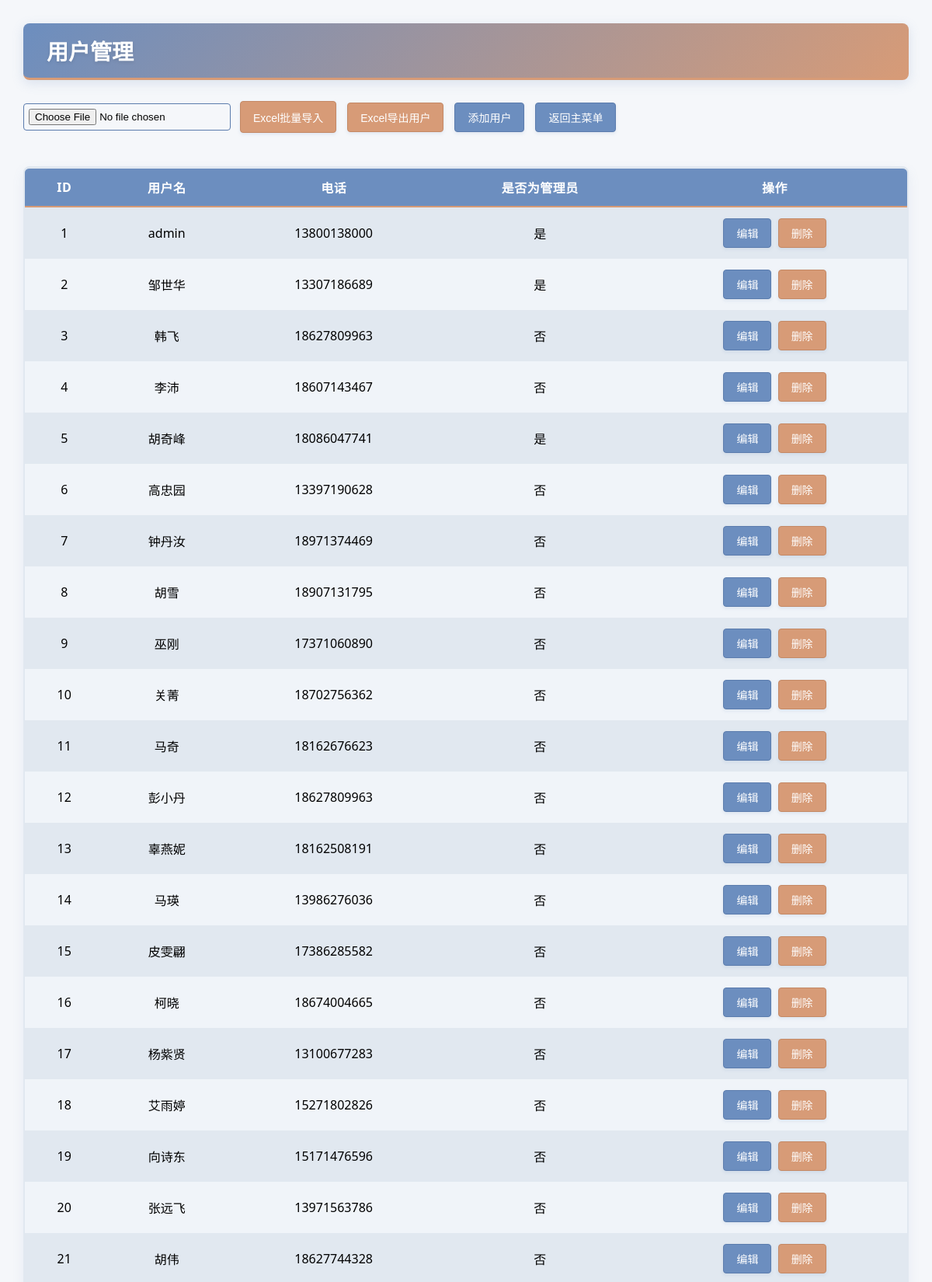
The app's page /user_management (signed in, upper part) with its own data.
### tables this page shows
CREATE TABLE users (
            id INTEGER PRIMARY KEY AUTOINCREMENT,
            username TEXT NOT NULL UNIQUE,
            password TEXT NOT NULL,
            phone TEXT,
            is_admin INTEGER DEFAULT 0,
            created_at TIMESTAMP DEFAULT CURRENT_TIMESTAMP
        );

### app.py (the view, shortened to what this page needs)
@app.route('/user_management', methods=['GET', 'POST'])
@admin_required
def user_management():
    current_datetime = datetime.datetime.now()
    error = None
    with get_db() as conn:
        users = []
        users = conn.execute("SELECT id, username, phone, is_admin FROM users").fetchall()
    return render_template('user_management.html',
                         users=users,
                         error=error,
                         current_datetime=current_datetime)

### app.py (called while the page is built)
def get_db():
    if not hasattr(g, '_database'):
        try:
            g._database = sqlite3.connect(app.config['DATABASE'])
            g._database.row_factory = sqlite3.Row
            init_sqlite_schema(g._database)
        except sqlite3.Error as e:
            print(f"数据库连接失败: {str(e)}")
            raise
    return g._database

def admin_required(f):
    @wraps(f)
    def decorated_function(*args, **kwargs):
        if not session.get('is_admin'):
            abort(403)
        return f(*args, **kwargs)
    return decorated_function

### templates/user_management.html (shortened to what this page needs)
<html lang="en">
<head>
</head>
<body>
    <h1>用户管理</h1>
    <div class="admin-tools">
        <div style="margin: 10px 0; display: flex; gap: 10px; align-items: center;">
            <form method="post" enctype="multipart/form-data" style="display: flex; gap: 10px;">
                <input type="file" name="file" accept=".xlsx,.xls" required
                       style="flex:1; border:1px solid #5B7CAD; border-radius:4px; padding:6px;">
                <button type="submit" name="upload_users" class="btn-excel">
                    Excel批量导入
                </button>
            </form>
            <form method="POST">
                <button type="submit" name="download_users" class="btn-excel">
                    Excel导出用户
                </button>
            </form>
            <form action="{{ url_for('add_user') }}">
                <button type="submit" class="btn-excel">
                    添加用户
                </button>
            </form>
            <form action="{{ url_for('index') }}">
                <button type="submit" class="btn-excel">
                    返回主菜单
                </button>
            </form>
        </div>
    </div>
    <table>
        <thead>
            <tr>
                <th>ID</th>
                <th>用户名</th>
                <th>电话</th>
                <th>是否为管理员</th>
                <th>操作</th>
            </tr>
        </thead>
        <tbody>
            {% for user in users %}
                <tr>
                    <td>{{ user[0] }}</td>
                    <td>{{ user[1] }}</td>
                    <td>{{ user[2] }}</td>
                    <td>{{ '是' if user[3] else '否' }}</td>
                    <td>
                        <form action="{{ url_for('edit_user', user_id=user[0]) }}" style="display: inline;">
                            <button type="submit" class="btn-action">编辑</button>
                        </form>
                        <form method="POST" style="display: inline;">
                            <button type="submit" onclick="return confirm('确定要删除该用户吗？')"
                                    class="btn-action">删除</button>
                        </form>
                    </td>
                </tr>
            {% endfor %}
        </tbody>
    </table>
</body>
</html>

### templates/user_management.html (style rules this page uses)
body { font-family: 'Segoe UI', Arial, sans-serif; margin: 30px; background-color: #f5f5f5; }
h1 { color: #2c3e50; font-size: 28px; margin-bottom: 25px; border-bottom: 2px solid #3498db; padding-bottom: 10px; }
table { width: 100%; border-collapse: collapse; margin: 25px 0; box-shadow: 0 0 20px rgba(0, 0, 0, 0.1); background: white; border-radius: 8px; overflow: hidden; }
th, td { padding: 12px 15px; text-align: center; vertical-align: middle; }
th { background-color: #3498db; color: white; font-weight: 600; letter-spacing: 0.5px; }
tr:nth-child(even) { background-color: #f8f9fa; }
button { background-color: #3498db; color: white; padding: 8px 16px; border: none; border-radius: 4px; cursor: pointer; font-size: 14px; transition: all 0.3s ease; margin: 2px; }
form[method="post"] button { background-color: #e74c3c; }
input[type="file"], input[type="submit"] { padding: 8px 15px; border-radius: 4px; border: 1px solid #ddd; margin: 5px 0; }
body { background-color: #F5F7FA !important; }
h1 { background: linear-gradient(135deg, #6C8EBF 0%, #5B7CAD 100%) !important; box-shadow: 0 4px 15px rgba(108, 142, 191, 0.2) !important; color: white !important; border-radius: 8px; padding: 15px 30px; border: none; text-shadow: 0 2px 4px rgba(0, 0, 0, 0.1); }
table { background: #E1E8F0 !important; border: 2px solid #6C8EBF !important; box-shadow: 0 6px 15px rgba(108, 142, 191, 0.1) !important; }
th { background-color: #6C8EBF !important; border-color: #5B7CAD !important; }
tr:nth-child(even) { background-color: #F0F4F9 !important; }
button { background-color: #6C8EBF !important; border: 1px solid #5B7CAD !important; box-shadow: 0 2px 4px rgba(108, 142, 191, 0.15) !important; }
form[method="post"] button { background-color: #3A5A8B !important; border-color: #2A4A7B !important; }
h1 { background: linear-gradient(135deg, #6C8EBF 0%, #D79B77 100%) !important; border-bottom: 3px solid #D79B77 !important; }
th { border-bottom: 2px solid #D79B77 !important; }
form[method="post"] button { background-color: #D79B77 !important; border-color: #C48965 !important; }
table { border-top: 3px solid #D79B77 !important; }

### records on screen
users: id "1", username "admin", phone "13800138000", is_admin "是"
users: id "2", username "邹世华", phone "13307186689", is_admin "是"
users: id "3", username "韩飞", phone "18627809963", is_admin "否"
users: id "4", username "李沛", phone "18607143467", is_admin "否"
users: id "5", username "胡奇峰", phone "18086047741", is_admin "是"
users: id "6", username "高忠园", phone "13397190628", is_admin "否"
users: id "7", username "钟丹汝", phone "18971374469", is_admin "否"
users: id "8", username "胡雪", phone "18907131795", is_admin "否"
users: id "9", username "巫刚", phone "17371060890", is_admin "否"
users: id "10", username "关菁", phone "18702756362", is_admin "否"
users: id "11", username "马奇", phone "18162676623", is_admin "否"
users: id "12", username "彭小丹", phone "18627809963", is_admin "否"
users: id "13", username "辜燕妮", phone "18162508191", is_admin "否"
users: id "14", username "马瑛", phone "13986276036", is_admin "否"
users: id "15", username "皮雯翩", phone "17386285582", is_admin "否"
users: id "16", username "柯晓", phone "18674004665", is_admin "否"
users: id "17", username "杨紫贤", phone "13100677283", is_admin "否"
users: id "18", username "艾雨婷", phone "15271802826", is_admin "否"
users: id "19", username "向诗东", phone "15171476596", is_admin "否"
users: id "20", username "张远飞", phone "13971563786", is_admin "否"
users: id "21", username "胡伟", phone "18627744328", is_admin "否"
